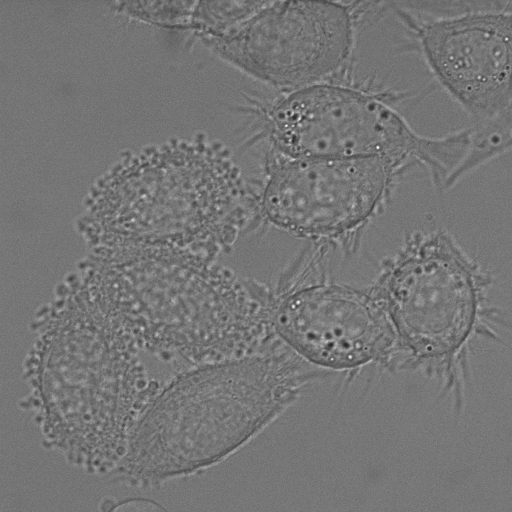
#> input picture COMP9517 20T2 Group Project Image Sequences/DIC-C2DH-HeLa/t001.tif, 512 x 512 px
$ python watershed.py 'COMP9517 20T2 Group Project Image Sequences/DIC-C2DH-HeLa/t001.tif' 5   (older library calls are emulated)
#> lines starting #> are read from the running program, lines starting #| are printed output that depends on the picture; after the words box and inside, x2 and y2 are one past the last pixel; in counts of white or black regions, pixels touching at a corner belong together
#> further down, image is the input picture: shape (512, 512); min 37, max 250, mean 117.3
### min_max_filter.py
import numpy as np
import cv2 as cv


class MinMaxFilter:
    def __init__(self, image, neighborhood_size=25, morph=cv.MORPH_OPEN):
        self.image = image
        self.neighborhood_size = neighborhood_size
        self.morph = morph

    def filter(self):
        kernel = np.ones(
            (self.neighborhood_size, self.neighborhood_size), np.uint8)
        background = cv.morphologyEx(self.image, self.morph, kernel)
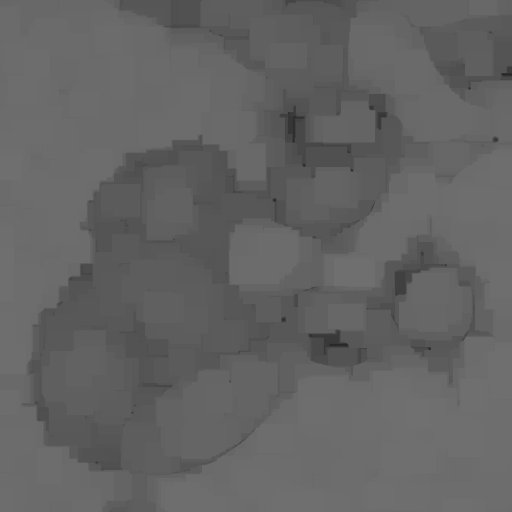
#> background: shape (512, 512); min 37, max 112, mean 99.6
        return cv.subtract(self.image, background)
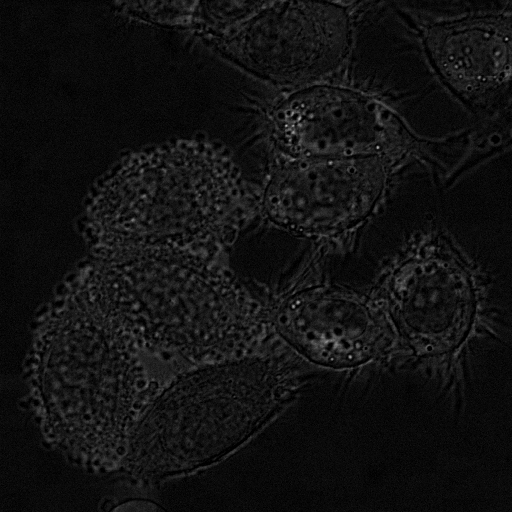
#> returned value: shape (512, 512); min 0, max 181, mean 17.7

### otsu_thresholder.py
import cv2 as cv


class OtsuThresholder:
    def __init__(self, image):
        self.image = image

    def threshold(self):
        _, result = cv.threshold(
            self.image, 0, 255, cv.THRESH_BINARY + cv.THRESH_OTSU
        )
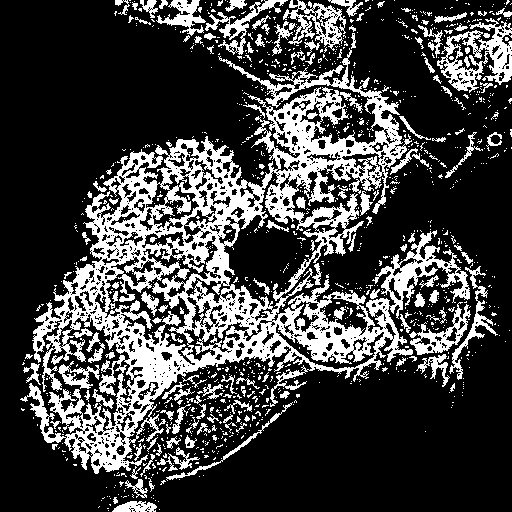
#> result: shape (512, 512); 26.1% white; 1139 white regions (985 under 20 px), largest, box (x1, y1, x2, y2) and area: (20, 48, 470, 474) 47758, (437, 18, 512, 93) 2338, (283, 0, 346, 51) 1240

        return result

### preprocessor.py
import cv2 as cv
import numpy as np
import sys
import time
import matplotlib.pyplot as plt

from contrast_stretcher import ContrastStretcher
from min_max_filter import MinMaxFilter
from otsu_thresholder import OtsuThresholder
from thresholder import Thresholder
from skimage.filters import frangi

import random as rng


class Preprocessor:
    FLUO_THRESHOLD = 129
    DIC_THRESHOLD = 5

    def __init__(self, image, mode):
        self.image = image
        self.mode = mode

    def preprocess(self):
        image = self.image
        kernel = np.ones((5, 5), np.uint8)
        if self.mode == 0:  # DIC
            image = frangi(image, sigmas=[15])
            image = ContrastStretcher(image).stretch()
            image = Thresholder(image, Preprocessor.DIC_THRESHOLD).threshold()
        if self.mode == 1:  # Fluo:
            image = Thresholder(image, Preprocessor.FLUO_THRESHOLD).threshold()
        else:       # PhC
            image = MinMaxFilter(image).filter()
            image = OtsuThresholder(image).threshold()

        # Morphology
        image = cv.morphologyEx(image, cv.MORPH_OPEN, kernel)
#> image: shape (512, 512); 8.7% white; 306 white regions (1 under 20 px), largest, box (x1, y1, x2, y2) and area: (129, 342, 181, 395) 1366, (284, 115, 346, 155) 920, (301, 327, 361, 360) 899
        image = cv.morphologyEx(image, cv.MORPH_CLOSE, kernel)
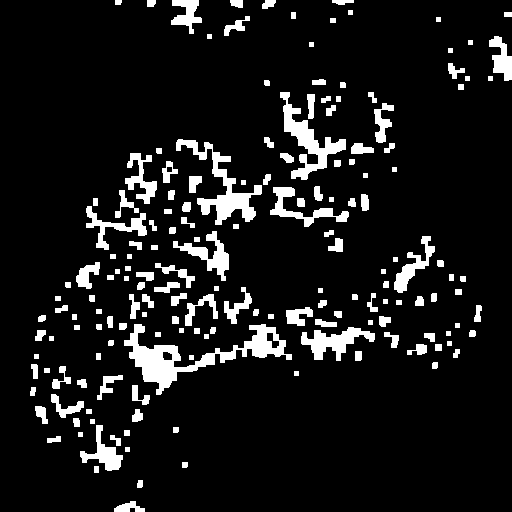
#> image: shape (512, 512); 9.7% white; 171 white regions, largest, box (x1, y1, x2, y2) and area: (124, 324, 292, 395) 3210, (176, 139, 262, 225) 1913, (280, 92, 346, 180) 1702
        return image


# Used for experiments
# [74 lines that do not run on import are left out]

        # [20 lines of commented-out code are left out]

### watershed_cell_locator.py
import numpy as np

from cell_snapshot import CellSnapshot


class WatershedCellLocator:
    def __init__(self, labels):
        self.labels = labels

    def locate(self):
        label_count = self.labels.max() + 1
        return np.array([
            self.locate_box(label) for label in range(1, label_count)
        ])

    def locate_box(self, label):
        indices = np.nonzero(self.labels == label)
        top, bottom = indices[0].min(), indices[0].max()
        left, right = indices[1].min(), indices[1].max()
        centroid = (
            (left + right) // 2,
            (top + bottom) // 2
        )
        size = right - left, top - bottom
        angle = 0   # Not rotated

        return CellSnapshot(centroid, size, angle)

### cell_snapshot.py
import cv2 as cv
import numpy as np
from scipy.spatial.distance import euclidean
from math import inf


class CellSnapshot:
    def __init__(self, centroid, size, angle):
        # Shape
        self.centroid = centroid
        self.size = size
        self.angle = angle
        self.bounding_points = None
        # Tracking
        self.cell = None    # Reference to the cell
        self.prev_snapshot = None   # Prev snapshot (might be parent)
        self.next_snapshots = list()  # Next snapshots (if > 1, they are children)
        self.is_mitosis = False
        # Metrics
        self.speed = None
        self.total_distance = None
        self.net_distance = None
        self.confinement = None

    def get_bounding_points(self):
        if self.bounding_points is not None:
            return self.bounding_points

        self.bounding_points = np.intp(
            cv.boxPoints((self.centroid, self.size, self.angle))
        )
        return self.bounding_points

    def set_prev_snapshot(self, prev_snapshot):
        self.prev_snapshot = prev_snapshot

    def associate(self, cell):
        self.cell = cell

    def confirm_mitosis(self):
        self.is_mitosis = True

    # [93 lines left out: functions add_next_snapshot, is_point_inside, update_cell_mileage, get_speed_display, get_speed, get_total_distance_display and 5 more, not called in this run]

### boxes_drawer.py
import cv2 as cv


class BoxesDrawer:
    def __init__(self, snapshots, image):
        self.snapshots = snapshots
        self.image = image

    def draw(self):
        # Convert to color
        color_image = cv.cvtColor(self.image, cv.COLOR_GRAY2RGB)

        # Draw all
        for snapshot in self.snapshots:
            color_image = BoxesDrawer.draw_box(snapshot, color_image)
        return color_image

    def draw_box(snapshot, image):
        if snapshot.is_mitosis:
            color = (255, 0, 0)
        else:
            color = (0, 255, 0)

        points = snapshot.get_bounding_points()
        return cv.drawContours(image, [points], 0, color)

### watershed.py
import cv2 as cv
import matplotlib.pyplot as plt
import numpy as np
import sys

from scipy import ndimage as ndi
from skimage.segmentation import watershed
from skimage.feature import peak_local_max

from preprocessor import Preprocessor
from watershed_cell_locator import WatershedCellLocator
from boxes_drawer import BoxesDrawer


class Watershed:
    def __init__(self, image, mode):
        self.image = image.copy()
        self.mode = mode

    def perform(self):
        distance = ndi.distance_transform_edt(self.image)
        # Testing the distance transform
        # plt.imshow(distance)
        # plt.savefig('results/distance.png')

        if self.mode == 1:  # Fluo
            local_maxi = peak_local_max(
                distance, indices=False, labels=self.image,
                threshold_abs=3,
                footprint=np.ones((9, 9))
            )
        else:               # PhC
            local_maxi = peak_local_max(
                distance, indices=False, labels=self.image,
                footprint=np.ones((9, 9)),
                threshold_abs=2
            )
        markers = ndi.label(local_maxi)[0]

        return watershed(-distance, markers, mask=self.image)


# Used for experiments
if __name__ == '__main__':
    # Check argv
    if len(sys.argv) < 3:
        sys.exit(
            'Wrong number of arguments.\n'
            'Parameters: filepath mode\n'
            f'Example: python3 {sys.argv[0]} path/to/image 1\n'
            'Modes are 0: DIC, 1: Fluo, 2: PhC'
        )

    image = cv.imread(sys.argv[1], cv.IMREAD_GRAYSCALE)
    mode = int(sys.argv[2])

    orig_image = image.copy()
    cv.imwrite('results/original.png', orig_image)
    # Preprocess image
    image = Preprocessor(image, mode).preprocess()
    prep_image = image.copy()
    cv.imwrite('results/prep.png', prep_image)

    # Segment image
    distance = ndi.distance_transform_edt(image)
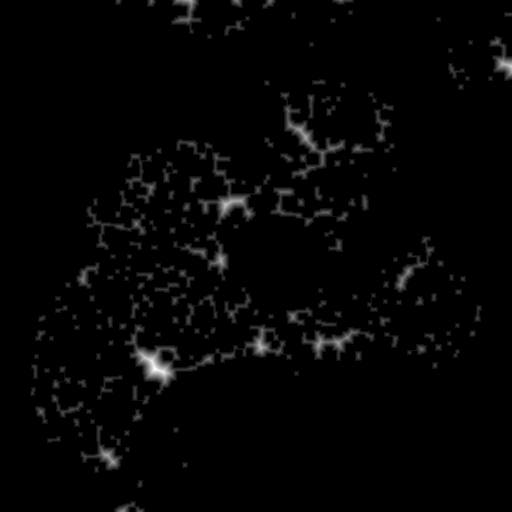
#> distance: shape (512, 512) float64; min 0, max 13, mean 0.234; drawn with min black and max white

    # Testing the distance transform
    # plt.imshow(distance)
    # plt.savefig('results/distance.png')

    if mode == 1:
        local_maxi = peak_local_max(
            distance, indices=False, labels=image,
            threshold_abs=3,
            footprint=np.ones((9, 9))
        )
    else:
        local_maxi = peak_local_max(
            distance, indices=False, labels=image,
            footprint=np.ones((9, 9))
        )
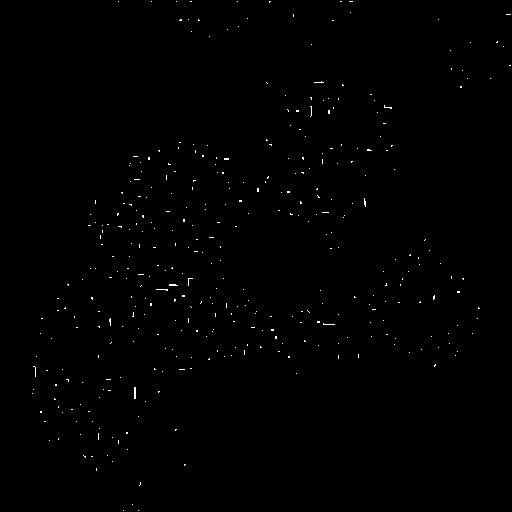
#> local_maxi: shape (512, 512) bool; 0.37% white in thin lines or dots

    markers = ndi.label(local_maxi)[0]
#> markers: shape (512, 512) int32; 387 distinct labels, from 0 to 386

    segmented_image = watershed(-distance, markers, mask=image)
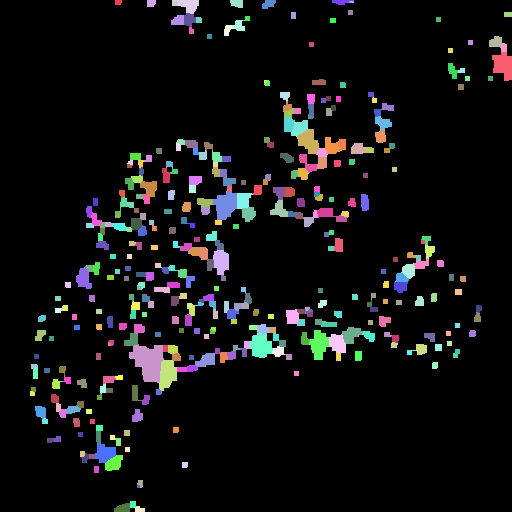
#> segmented_image: shape (512, 512) int32; 387 distinct labels, from 0 to 386; one colour per label, 0 black

    # Find segments
    snapshots = WatershedCellLocator(segmented_image).locate()
#> in locate, `label_count = self.labels.max() + 1`: label_count = 387
#> in locate_box, `indices = np.nonzero(self.labels == label)`: indices = 33 positions, rows 0 to 4, columns 115 to 121
#> in locate_box, `top, bottom = indices[0].min(), indices[0].max()`: top = 0; bottom = 4
#> in locate_box, `left, right = indices[1].min(), indices[1].max()`: left = 115; right = 121
#> in locate_box, `centroid = ( (left + right) // 2, (top + bottom) // 2 )`: centroid = (118, 2)
#> in locate_box, `size = right - left, top - bottom`: size = (6, -4)
#> in __init__, `self.centroid = centroid`: self.centroid = (118, 2)
#> in __init__, `self.size = size`: self.size = (6, -4)
#> the loop in draw, `for snapshot in self.snapshots:` made 1 pass
#> color in draw_box on pass 1: (0, 255, 0)

    # Draw bounding box
#> (the run stopped early here; a loop or call above may not have finished)

$ run again, on COMP9517 20T2 Group Project Image Sequences/DIC-C2DH-HeLa/t003.tif
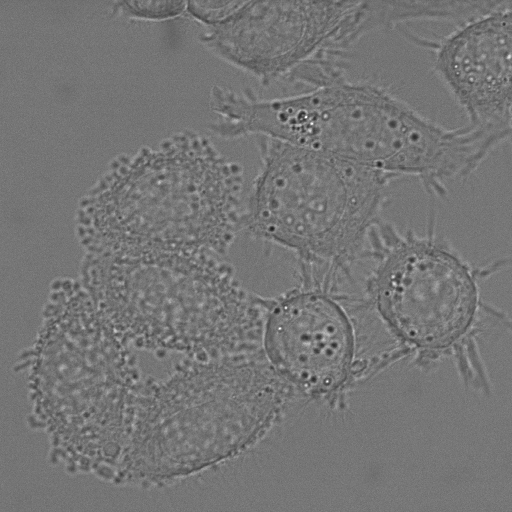
#> input picture COMP9517 20T2 Group Project Image Sequences/DIC-C2DH-HeLa/t003.tif, 512 x 512 px
#> image is the input picture: shape (512, 512); min 29, max 255, mean 117.3
#> in threshold, `_, result = cv.threshold( self.image, 0, 255, cv.THRESH_BINARY + cv.TH..`:
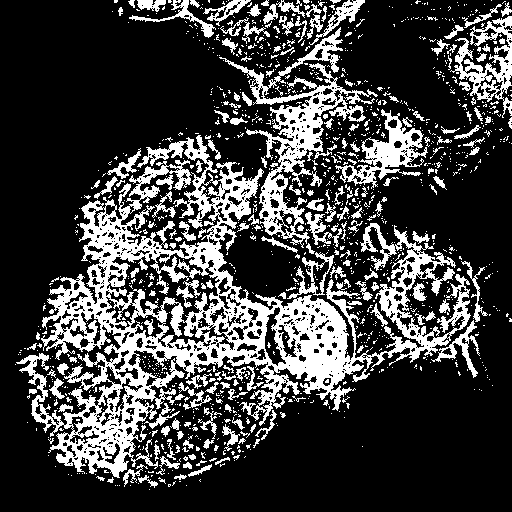
#> result: shape (512, 512); 25.3% white; 1290 white regions (1092 under 20 px), largest, box (x1, y1, x2, y2) and area: (16, 135, 471, 478) 37076, (219, 27, 378, 248) 6534, (335, 109, 428, 189) 2246
#> local_maxi: shape (512, 512) bool; 0.31% white in thin lines or dots, all inside (x1, y1, x2, y2) = (29, 1, 511, 466)
#> markers: shape (512, 512) int32; 332 distinct labels, from 0 to 331
#> `segmented_image = watershed(-distance, markers, mask=image)`:
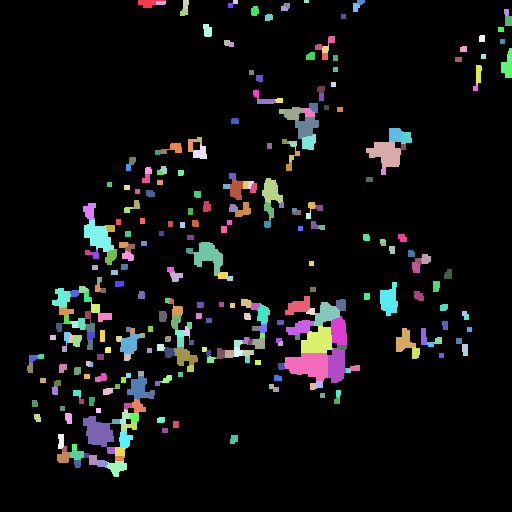
#> segmented_image: shape (512, 512) int32; 332 distinct labels, from 0 to 331; one colour per label, 0 black
#> label_count = 332
#> indices = 127 positions, rows 0 to 7, columns 138 to 165
#> top = 0; bottom = 7
#> left = 138; right = 165
#> centroid = (151, 3)
#> size = (27, -7)
#> self.centroid = (151, 3)
#> self.size = (27, -7)
#> the loop in draw, `for snapshot in self.snapshots:` made 1 pass
#> color in draw_box on pass 1: (0, 255, 0)

$ run again, on COMP9517 20T2 Group Project Image Sequences/DIC-C2DH-HeLa/t005.tif
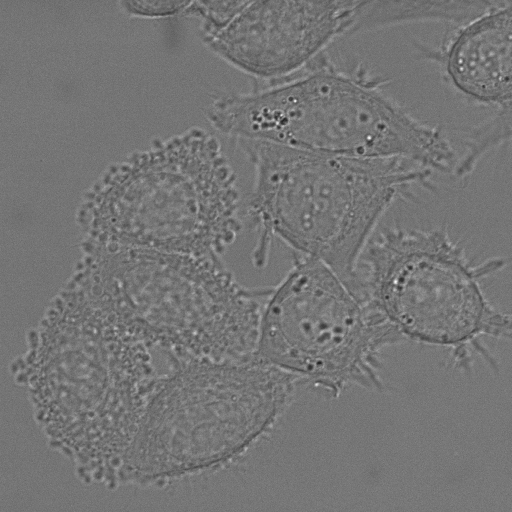
#> input picture COMP9517 20T2 Group Project Image Sequences/DIC-C2DH-HeLa/t005.tif, 512 x 512 px
#> image is the input picture: shape (512, 512); min 34, max 248, mean 116.8
#> in threshold, `_, result = cv.threshold( self.image, 0, 255, cv.THRESH_BINARY + cv.TH..`:
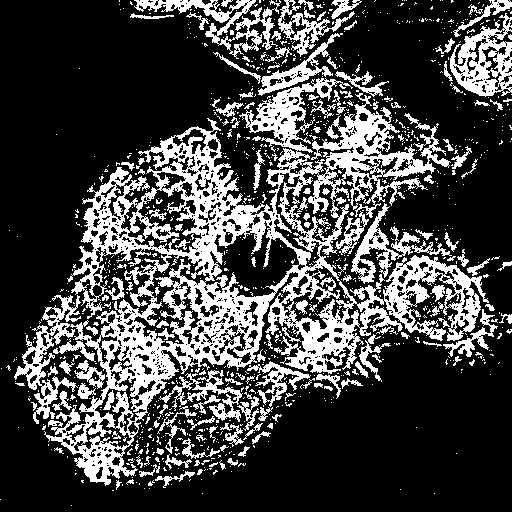
#> result: shape (512, 512); 27.2% white; 1072 white regions (911 under 20 px), largest, box (x1, y1, x2, y2) and area: (14, 78, 489, 486) 46240, (450, 13, 512, 97) 2535, (134, 0, 281, 59) 2234
#> local_maxi: shape (512, 512) bool; 0.36% white in thin lines or dots, all inside (x1, y1, x2, y2) = (19, 1, 511, 475)
#> markers: shape (512, 512) int32; 367 distinct labels, from 0 to 366
#> `segmented_image = watershed(-distance, markers, mask=image)`:
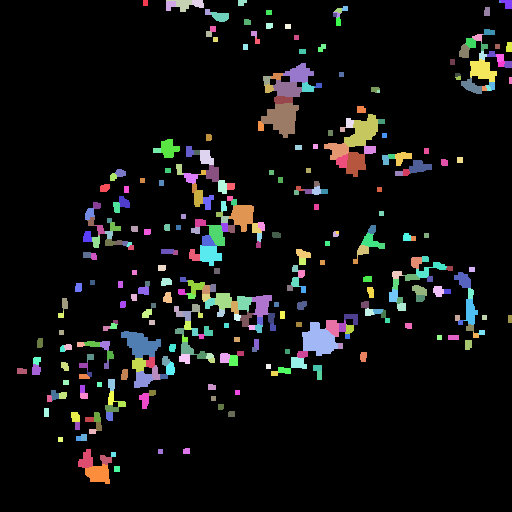
#> segmented_image: shape (512, 512) int32; 367 distinct labels, from 0 to 366; one colour per label, 0 black
#> label_count = 367
#> indices = 30 positions, rows 0 to 5, columns 143 to 147
#> top = 0; bottom = 5
#> left = 143; right = 147
#> centroid = (145, 2)
#> size = (4, -5)
#> self.centroid = (145, 2)
#> self.size = (4, -5)
#> the loop in draw, `for snapshot in self.snapshots:` made 1 pass
#> color in draw_box on pass 1: (0, 255, 0)
